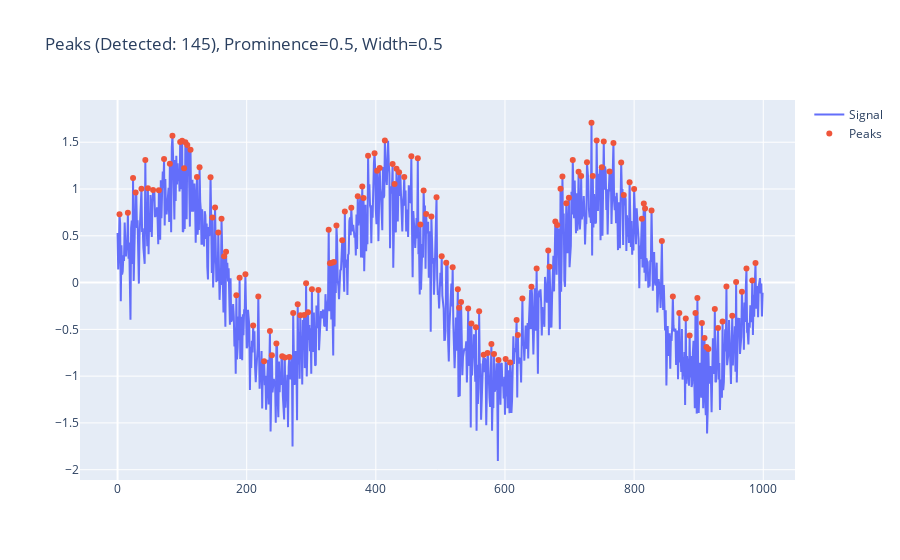
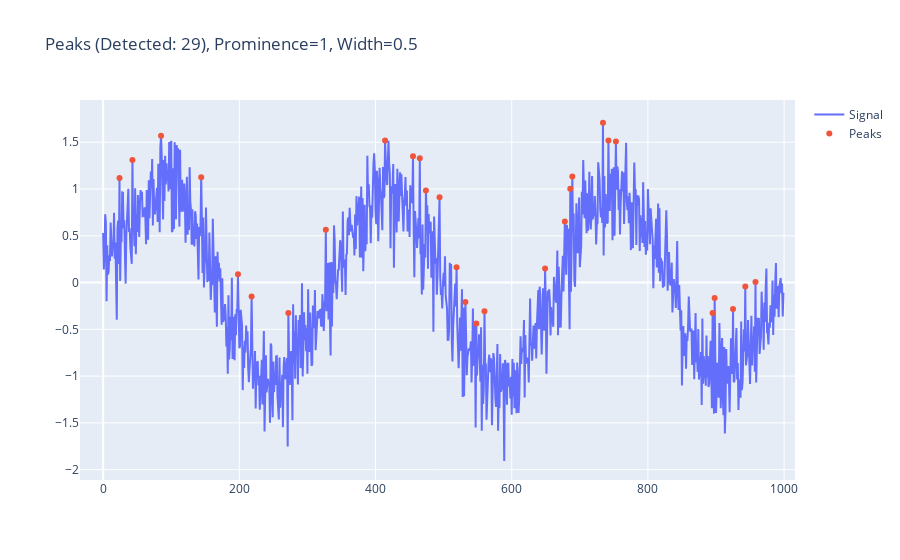

Notebook code for these charts, in order:
### Markdown cell above
# Signal Analysis with Peak Detection

This notebook focuses on analyzing a generated signal and detecting peaks using the `find_peaks` function from `scipy.signal`. The analysis is visualized using Plotly, demonstrating the impact of different 'prominence' and 'width' settings on peak detection.

## Peak Detection Function

- **Parameters**:
  - `prominence`: Determines how much a peak stands out due to its height and location relative to other peaks.
  - `width`: The horizontal distance between the left and right edges of a peak.

### Code cell
import numpy as np
import plotly.graph_objects as go
from scipy.signal import find_peaks

# Generate example signal
np.random.seed(0)
x = np.linspace(0, 6 * np.pi, 1000)  # 1000 points between 0 and 6*pi
signal = np.sin(x) + 0.3 * np.random.normal(size=x.size)

# Define function to plot signal and detected peaks using plotly
def plot_peaks_plotly(signal, peaks, prominence=None, width=None):
    title = f'Peaks (Detected: {len(peaks)})'  # Added count of detected peaks
    if prominence is not None:
        title += f', Prominence={prominence}'
    if width is not None:
        title += f', Width={width}'
    
    fig = go.Figure()
    fig.add_trace(go.Scatter(y=signal, mode='lines', name='Signal'))
    fig.add_trace(go.Scatter(x=peaks, y=signal[peaks], mode='markers', name='Peaks'))
    fig.update_layout(title=title)
    fig.show()

# Detect peaks with different prominence and width settings
prominence1, width1 = 0.5, 0.5
prominence2, width2 = 1, 0.5

peaks1, _ = find_peaks(signal, prominence=prominence1, width=width1)
peaks2, _ = find_peaks(signal, prominence=prominence2, width=width2)

# Plot results using plotly
plot_peaks_plotly(signal, peaks1, prominence=prominence1, width=width1)
plot_peaks_plotly(signal, peaks2, prominence=prominence2, width=width2)

### Figure 1 — Plotly figure (JSON) as saved in the notebook; plotly's stock layout.template omitted (floating-point values rounded to 4 significant figures; data arrays with more than 128 entries replaced by an {"elided": "..."} marker saying what was removed)
{"data": [{"mode": "lines", "name": "Signal", "type": "scatter", "y": {"elided": "1000 float values"}}, {"mode": "markers", "name": "Peaks", "type": "scatter", "x": {"elided": "145 int values"}, "y": {"elided": "145 float values"}}], "layout": {"autosize": true, "title": {"text": "Peaks (Detected: 145), Prominence=0.5, Width=0.5"}, "xaxis": {"autorange": true, "range": [-55.48, 1046.0], "type": "linear"}, "yaxis": {"autorange": true, "range": [-2.112, 1.999], "type": "linear"}}}

### Figure 2 — Plotly figure (JSON) as saved in the notebook; plotly's stock layout.template omitted (floating-point values rounded to 4 significant figures; data arrays with more than 128 entries replaced by an {"elided": "..."} marker saying what was removed)
{"data": [{"mode": "lines", "name": "Signal", "type": "scatter", "y": {"elided": "1000 float values"}}, {"mode": "markers", "name": "Peaks", "type": "scatter", "x": [24, 43, 85, 144, 198, 218, 272, 327, 414, 455, 465, 474, 494, 519, 532, 548, 560, 649, 678, 686, 689, 734, 742, 753, 895, 898, 925, 943, 958], "y": [1.118, 1.31, 1.568, 1.127, 0.089, -0.1481, -0.3264, 0.564, 1.519, 1.351, 1.33, 0.9845, 0.9125, 0.1631, -0.208, -0.4382, -0.3059, 0.1504, 0.6514, 1.004, 1.135, 1.708, 1.517, 1.506, -0.3249, -0.1661, -0.2829, -0.0429, 0.005275]}], "layout": {"autosize": true, "title": {"text": "Peaks (Detected: 29), Prominence=1, Width=0.5"}, "xaxis": {"autorange": true, "range": [-31.45, 1013.0], "type": "linear"}, "yaxis": {"autorange": true, "range": [-2.112, 1.999], "type": "linear"}}}
